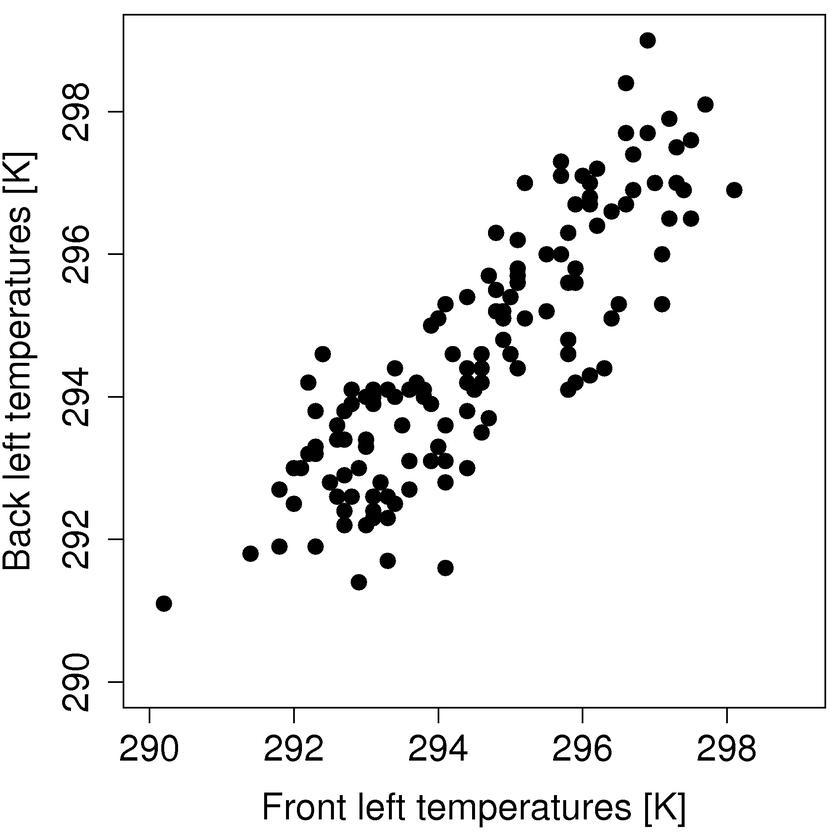
#> input picture latent-variable-modelling/images/temperature-2d-plot.png, 840 x 840 px, shrunk from 2000 x 2000 before the run
$ python temperature-data-combine.py
#> lines starting #> are read from the running program, lines starting #| are printed output that depends on the picture; pictures that were not available may be replaced by others from this repository, and a replacement may not be noted
import Image
import numpy as np

gap = 100
left = Image.open('temperature-2d-plot.png')
#> left is the input picture: PIL image 840x840 RGB; min 0, max 255, mean 239.4
right = Image.open('temperature-3d-plot.png')
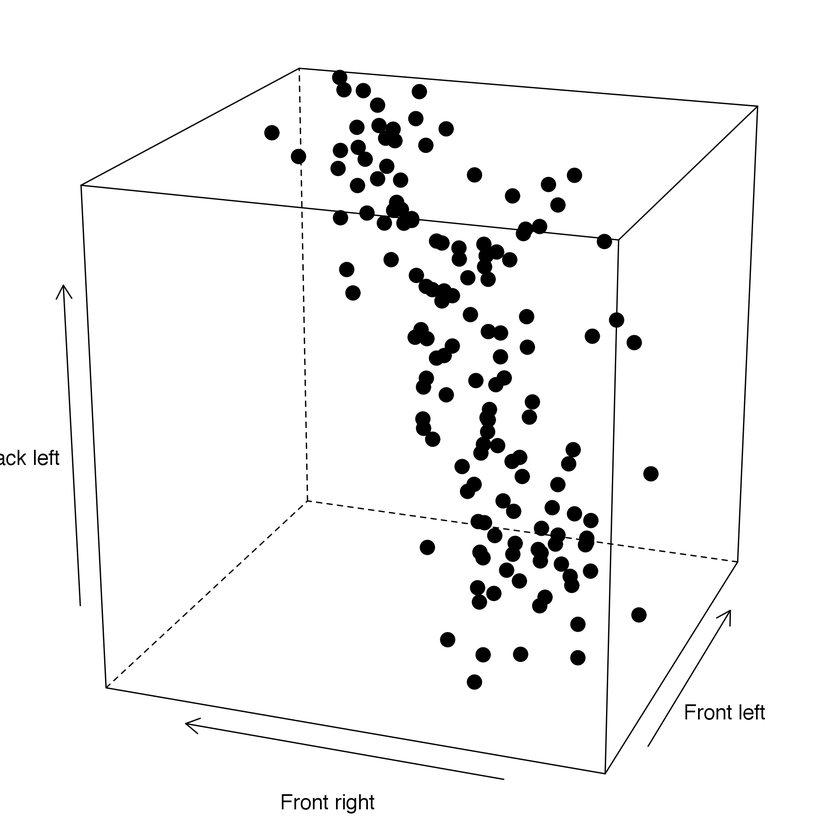
#> input picture latent-variable-modelling/images/temperature-3d-plot.png, 840 x 840 px, shrunk from 2000 x 2000 before the run
#> right is the input picture: PIL image 840x840 RGB; min 0, max 255, mean 243.4
tranp = Image.open('transparent-pixel.png')
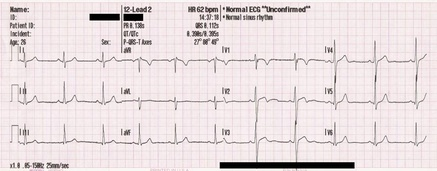
#> input picture latent-variable-modelling/images/12leadECG.jpg, 437 x 171 px, shrunk from 1040 x 407 before the run, given in place of transparent-pixel.png, which was not available
#> tranp is the input picture: PIL image 437x171 RGB; mean R, G, B 231.9, 221.5, 222.8
width = left.size[0] + right.size[0] + gap
#> width = 1780
height = max(left.size[1], right.size[1])
#> height = 840
result = Image.new("RGBA", (width, height))
#> result: PIL image 1780x840 RGBA; every value is 0
result.paste(left, (0, 0))
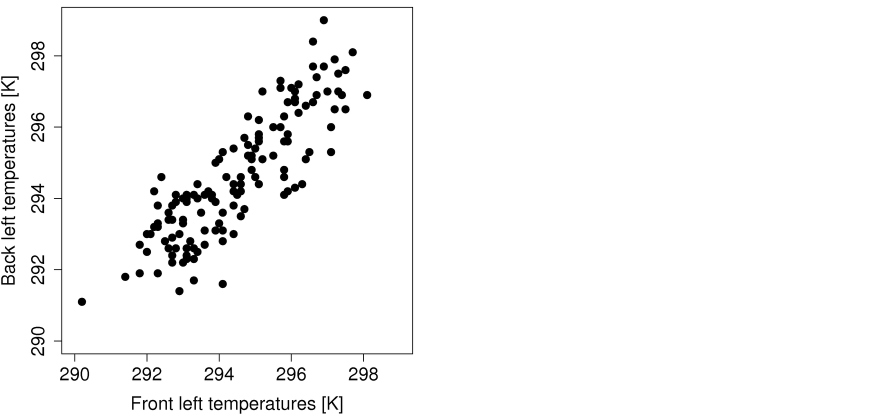
#> result: PIL image 1780x840 RGBA (shown at 1/2 size); mean R, G, B, A 113, 113, 113, 120.3; transparent parts drawn white
result.paste(right, (left.size[0]+gap, 0))
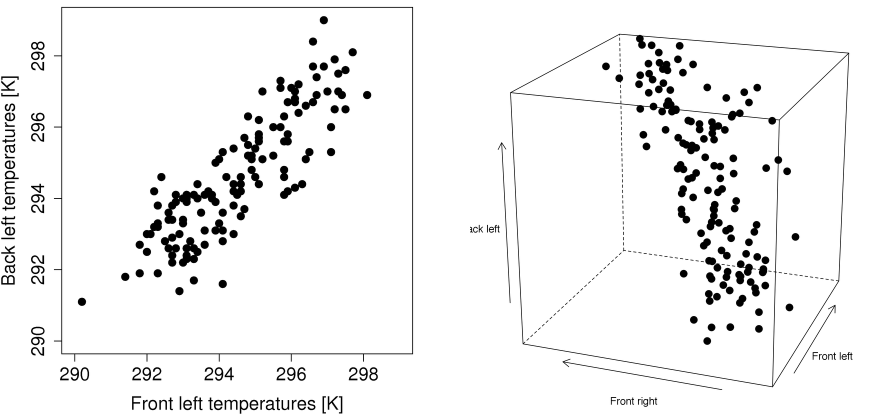
#> result: PIL image 1780x840 RGBA (shown at 1/2 size); mean R, G, B, A 227.8, 227.8, 227.8, 240.7; transparent parts drawn white

if gap>0:
    x = np.arange(left.size[0]+0, left.size[0]+gap)
#> x = 100 values from 840 to 939
    y = np.arange(0, height)
#> y = 840 values from 0 to 839
    for xi in x:
        for yi in y:
            result.paste(tranp, (xi, yi))

result.save('temperature-2d-and-3d-plot.png')
